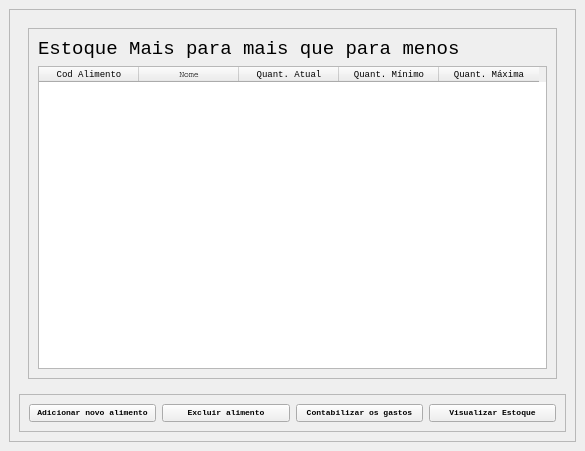
<?xml version="1.0" encoding="UTF-8"?>
<ui version="4.0">
 <class>MainWindow</class>
 <widget class="QMainWindow" name="MainWindow">
  <property name="geometry">
   <rect>
    <x>0</x>
    <y>0</y>
    <width>585</width>
    <height>437</height>
   </rect>
  </property>
  <property name="sizePolicy">
   <sizepolicy hsizetype="Expanding" vsizetype="Expanding">
    <horstretch>0</horstretch>
    <verstretch>0</verstretch>
   </sizepolicy>
  </property>
  <property name="windowTitle">
   <string>MainWindow</string>
  </property>
  <widget class="QWidget" name="centralwidget">
   <property name="sizePolicy">
    <sizepolicy hsizetype="Expanding" vsizetype="Expanding">
     <horstretch>0</horstretch>
     <verstretch>0</verstretch>
    </sizepolicy>
   </property>
   <layout class="QVBoxLayout" name="verticalLayout_2">
    <item>
     <widget class="QFrame" name="frame">
      <property name="sizePolicy">
       <sizepolicy hsizetype="Expanding" vsizetype="Expanding">
        <horstretch>0</horstretch>
        <verstretch>0</verstretch>
       </sizepolicy>
      </property>
      <property name="frameShape">
       <enum>QFrame::StyledPanel</enum>
      </property>
      <property name="frameShadow">
       <enum>QFrame::Raised</enum>
      </property>
      <layout class="QVBoxLayout" name="verticalLayout">
       <item>
        <widget class="QStackedWidget" name="stackedWidget">
         <property name="sizePolicy">
          <sizepolicy hsizetype="Expanding" vsizetype="Expanding">
           <horstretch>0</horstretch>
           <verstretch>0</verstretch>
          </sizepolicy>
         </property>
         <property name="currentIndex">
          <number>0</number>
         </property>
         <widget class="QWidget" name="pag_Estoque">
          <property name="sizePolicy">
           <sizepolicy hsizetype="Expanding" vsizetype="Expanding">
            <horstretch>0</horstretch>
            <verstretch>0</verstretch>
           </sizepolicy>
          </property>
          <layout class="QVBoxLayout" name="verticalLayout_3">
           <item>
            <widget class="QFrame" name="frame_3">
             <property name="frameShape">
              <enum>QFrame::StyledPanel</enum>
             </property>
             <property name="frameShadow">
              <enum>QFrame::Raised</enum>
             </property>
             <layout class="QVBoxLayout" name="verticalLayout_4">
              <item>
               <widget class="QLabel" name="label">
                <property name="font">
                 <font>
                  <family>Courier New</family>
                  <pointsize>14</pointsize>
                 </font>
                </property>
                <property name="text">
                 <string>Estoque Mais para mais que para menos</string>
                </property>
               </widget>
              </item>
              <item>
               <widget class="QTableWidget" name="tab_estoque">
                <column>
                 <property name="text">
                  <string>Cod Alimento</string>
                 </property>
                 <property name="font">
                  <font>
                   <family>Courier New</family>
                   <pointsize>7</pointsize>
                  </font>
                 </property>
                </column>
                <column>
                 <property name="text">
                  <string>Nome</string>
                 </property>
                 <property name="font">
                  <font>
                   <family>Courier</family>
                   <pointsize>6</pointsize>
                  </font>
                 </property>
                </column>
                <column>
                 <property name="text">
                  <string>Quant. Atual</string>
                 </property>
                 <property name="font">
                  <font>
                   <family>Courier New</family>
                   <pointsize>7</pointsize>
                  </font>
                 </property>
                </column>
                <column>
                 <property name="text">
                  <string>Quant. Mínimo</string>
                 </property>
                 <property name="font">
                  <font>
                   <family>Courier New</family>
                   <pointsize>7</pointsize>
                  </font>
                 </property>
                </column>
                <column>
                 <property name="text">
                  <string>Quant. Máxima</string>
                 </property>
                 <property name="font">
                  <font>
                   <family>Courier New</family>
                   <pointsize>7</pointsize>
                  </font>
                 </property>
                </column>
               </widget>
              </item>
             </layout>
            </widget>
           </item>
          </layout>
         </widget>
         <widget class="QWidget" name="pag_addAlim">
          <property name="sizePolicy">
           <sizepolicy hsizetype="Expanding" vsizetype="Expanding">
            <horstretch>0</horstretch>
            <verstretch>0</verstretch>
           </sizepolicy>
          </property>
          <layout class="QVBoxLayout" name="verticalLayout_5">
           <item>
            <widget class="QFrame" name="frame_4">
             <property name="frameShape">
              <enum>QFrame::StyledPanel</enum>
             </property>
             <property name="frameShadow">
              <enum>QFrame::Raised</enum>
             </property>
             <layout class="QVBoxLayout" name="verticalLayout_6">
              <item>
               <widget class="QFrame" name="frame_5">
                <property name="frameShape">
                 <enum>QFrame::StyledPanel</enum>
                </property>
                <property name="frameShadow">
                 <enum>QFrame::Raised</enum>
                </property>
                <layout class="QVBoxLayout" name="verticalLayout_8">
                 <item>
                  <widget class="QLabel" name="label_2">
                   <property name="font">
                    <font>
                     <family>Courier New</family>
                     <pointsize>15</pointsize>
                    </font>
                   </property>
                   <property name="text">
                    <string>Adicione o novo alimento</string>
                   </property>
                  </widget>
                 </item>
                 <item>
                  <widget class="QFrame" name="frame_6">
                   <property name="frameShape">
                    <enum>QFrame::StyledPanel</enum>
                   </property>
                   <property name="frameShadow">
                    <enum>QFrame::Raised</enum>
                   </property>
                   <layout class="QVBoxLayout" name="verticalLayout_7">
                    <item>
                     <widget class="QLabel" name="label_3">
                      <property name="font">
                       <font>
                        <family>Courier New</family>
                       </font>
                      </property>
                      <property name="text">
                       <string>Código do alimento</string>
                      </property>
                     </widget>
                    </item>
                    <item>
                     <widget class="QLineEdit" name="ent_codAlim"/>
                    </item>
                    <item>
                     <widget class="QLabel" name="label_4">
                      <property name="font">
                       <font>
                        <family>Courier New</family>
                       </font>
                      </property>
                      <property name="text">
                       <string>Nome do alimento</string>
                      </property>
                     </widget>
                    </item>
                    <item>
                     <widget class="QLineEdit" name="ent_nomeAlim"/>
                    </item>
                    <item>
                     <widget class="QLabel" name="label_5">
                      <property name="font">
                       <font>
                        <family>Courier New</family>
                       </font>
                      </property>
                      <property name="text">
                       <string>Quantidade Atual no Estoque</string>
                      </property>
                     </widget>
                    </item>
                    <item>
                     <widget class="QLineEdit" name="ent_qAtual"/>
                    </item>
                    <item>
                     <widget class="QLabel" name="label_6">
                      <property name="font">
                       <font>
                        <family>Courier New</family>
                       </font>
                      </property>
                      <property name="text">
                       <string>Quantidade Mínima</string>
                      </property>
                     </widget>
                    </item>
                    <item>
                     <widget class="QLineEdit" name="ent_qMin"/>
                    </item>
                    <item>
                     <widget class="QLabel" name="label_7">
                      <property name="font">
                       <font>
                        <family>Courier New</family>
                       </font>
                      </property>
                      <property name="text">
                       <string>Quantidade Máxima</string>
                      </property>
                     </widget>
                    </item>
                    <item>
                     <widget class="QLineEdit" name="ent_qMax"/>
                    </item>
                    <item>
                     <widget class="QPushButton" name="btn_adicionaAlim">
                      <property name="font">
                       <font>
                        <family>Courier New</family>
                        <weight>75</weight>
                        <bold>true</bold>
                       </font>
                      </property>
                      <property name="text">
                       <string>Adicionar</string>
                      </property>
                     </widget>
                    </item>
                   </layout>
                  </widget>
                 </item>
                </layout>
               </widget>
              </item>
             </layout>
            </widget>
           </item>
          </layout>
         </widget>
         <widget class="QWidget" name="pag_contabilizando">
          <property name="sizePolicy">
           <sizepolicy hsizetype="Expanding" vsizetype="Expanding">
            <horstretch>0</horstretch>
            <verstretch>0</verstretch>
           </sizepolicy>
          </property>
          <layout class="QVBoxLayout" name="verticalLayout_9">
           <item>
            <widget class="QFrame" name="frame_7">
             <property name="frameShape">
              <enum>QFrame::StyledPanel</enum>
             </property>
             <property name="frameShadow">
              <enum>QFrame::Raised</enum>
             </property>
             <layout class="QVBoxLayout" name="verticalLayout_11">
              <item>
               <widget class="QFrame" name="frame_9">
                <property name="frameShape">
                 <enum>QFrame::StyledPanel</enum>
                </property>
                <property name="frameShadow">
                 <enum>QFrame::Raised</enum>
                </property>
                <layout class="QVBoxLayout" name="verticalLayout_12">
                 <item>
                  <widget class="QFrame" name="frame_8">
                   <property name="frameShape">
                    <enum>QFrame::StyledPanel</enum>
                   </property>
                   <property name="frameShadow">
                    <enum>QFrame::Raised</enum>
                   </property>
                   <layout class="QVBoxLayout" name="verticalLayout_13">
                    <item>
                     <widget class="QLabel" name="label_8">
                      <property name="font">
                       <font>
                        <family>Courier New</family>
                        <pointsize>13</pointsize>
                       </font>
                      </property>
                      <property name="text">
                       <string>Contabilizando gastos no Estoque</string>
                      </property>
                     </widget>
                    </item>
                    <item>
                     <widget class="QFrame" name="frame_10">
                      <property name="sizePolicy">
                       <sizepolicy hsizetype="Preferred" vsizetype="Preferred">
                        <horstretch>0</horstretch>
                        <verstretch>0</verstretch>
                       </sizepolicy>
                      </property>
                      <property name="frameShape">
                       <enum>QFrame::StyledPanel</enum>
                      </property>
                      <property name="frameShadow">
                       <enum>QFrame::Raised</enum>
                      </property>
                      <layout class="QVBoxLayout" name="verticalLayout_10">
                       <item>
                        <widget class="QLabel" name="label_9">
                         <property name="font">
                          <font>
                           <family>Courier New</family>
                          </font>
                         </property>
                         <property name="text">
                          <string>Prato vendido</string>
                         </property>
                        </widget>
                       </item>
                       <item>
                        <widget class="QLineEdit" name="ent_prato"/>
                       </item>
                       <item>
                        <widget class="QLabel" name="label_10">
                         <property name="font">
                          <font>
                           <family>Courier New</family>
                          </font>
                         </property>
                         <property name="text">
                          <string>Quantidade de pratos</string>
                         </property>
                        </widget>
                       </item>
                       <item>
                        <widget class="QLineEdit" name="ent_qPratos"/>
                       </item>
                       <item>
                        <widget class="QPushButton" name="btn_contabilizar">
                         <property name="font">
                          <font>
                           <family>Courier New</family>
                           <weight>75</weight>
                           <bold>true</bold>
                          </font>
                         </property>
                         <property name="text">
                          <string>Contabilizar</string>
                         </property>
                        </widget>
                       </item>
                      </layout>
                     </widget>
                    </item>
                   </layout>
                  </widget>
                 </item>
                </layout>
               </widget>
              </item>
             </layout>
            </widget>
           </item>
          </layout>
         </widget>
         <widget class="QWidget" name="pag_excluirAlim">
          <property name="sizePolicy">
           <sizepolicy hsizetype="Expanding" vsizetype="Expanding">
            <horstretch>0</horstretch>
            <verstretch>0</verstretch>
           </sizepolicy>
          </property>
          <layout class="QVBoxLayout" name="verticalLayout_14">
           <item>
            <widget class="QFrame" name="frame_11">
             <property name="frameShape">
              <enum>QFrame::StyledPanel</enum>
             </property>
             <property name="frameShadow">
              <enum>QFrame::Raised</enum>
             </property>
             <layout class="QVBoxLayout" name="verticalLayout_15">
              <item>
               <widget class="QFrame" name="frame_12">
                <property name="frameShape">
                 <enum>QFrame::StyledPanel</enum>
                </property>
                <property name="frameShadow">
                 <enum>QFrame::Raised</enum>
                </property>
                <layout class="QVBoxLayout" name="verticalLayout_16">
                 <item>
                  <widget class="QLabel" name="label_11">
                   <property name="font">
                    <font>
                     <family>Courier New</family>
                     <pointsize>12</pointsize>
                    </font>
                   </property>
                   <property name="text">
                    <string>Excluir alimento do Estoque</string>
                   </property>
                  </widget>
                 </item>
                </layout>
               </widget>
              </item>
              <item>
               <widget class="QFrame" name="frame_13">
                <property name="frameShape">
                 <enum>QFrame::StyledPanel</enum>
                </property>
                <property name="frameShadow">
                 <enum>QFrame::Raised</enum>
                </property>
                <layout class="QVBoxLayout" name="verticalLayout_17">
                 <item>
                  <widget class="QLabel" name="label_12">
                   <property name="font">
                    <font>
                     <family>Courier New</family>
                    </font>
                   </property>
                   <property name="text">
                    <string>Código do alimento</string>
                   </property>
                  </widget>
                 </item>
                 <item>
                  <widget class="QLineEdit" name="exc_codAlim"/>
                 </item>
                 <item>
                  <widget class="QLabel" name="label_13">
                   <property name="font">
                    <font>
                     <family>Courier New</family>
                    </font>
                   </property>
                   <property name="text">
                    <string>Nome</string>
                   </property>
                  </widget>
                 </item>
                 <item>
                  <widget class="QLineEdit" name="exc_nomeAlim"/>
                 </item>
                 <item>
                  <widget class="QPushButton" name="btn_excluir">
                   <property name="font">
                    <font>
                     <family>Courier New</family>
                     <weight>75</weight>
                     <bold>true</bold>
                    </font>
                   </property>
                   <property name="text">
                    <string>Excluir</string>
                   </property>
                  </widget>
                 </item>
                </layout>
               </widget>
              </item>
             </layout>
            </widget>
           </item>
          </layout>
         </widget>
        </widget>
       </item>
       <item>
        <widget class="QFrame" name="frame_2">
         <property name="sizePolicy">
          <sizepolicy hsizetype="Expanding" vsizetype="Expanding">
           <horstretch>0</horstretch>
           <verstretch>0</verstretch>
          </sizepolicy>
         </property>
         <property name="frameShape">
          <enum>QFrame::StyledPanel</enum>
         </property>
         <property name="frameShadow">
          <enum>QFrame::Raised</enum>
         </property>
         <layout class="QHBoxLayout" name="horizontalLayout">
          <item>
           <widget class="QPushButton" name="btn_addAlim">
            <property name="font">
             <font>
              <family>Courier New</family>
              <pointsize>6</pointsize>
              <weight>75</weight>
              <bold>true</bold>
             </font>
            </property>
            <property name="text">
             <string>Adicionar novo alimento</string>
            </property>
           </widget>
          </item>
          <item>
           <widget class="QPushButton" name="btn_ExcluirAlim">
            <property name="font">
             <font>
              <family>Courier New</family>
              <pointsize>6</pointsize>
              <weight>75</weight>
              <italic>false</italic>
              <bold>true</bold>
             </font>
            </property>
            <property name="text">
             <string>Excluir alimento</string>
            </property>
           </widget>
          </item>
          <item>
           <widget class="QPushButton" name="btn_contGastos">
            <property name="font">
             <font>
              <family>Courier New</family>
              <pointsize>6</pointsize>
              <weight>75</weight>
              <bold>true</bold>
             </font>
            </property>
            <property name="text">
             <string>Contabilizar os gastos</string>
            </property>
           </widget>
          </item>
          <item>
           <widget class="QPushButton" name="btn_visualizar">
            <property name="font">
             <font>
              <family>Courier New</family>
              <pointsize>6</pointsize>
              <weight>75</weight>
              <bold>true</bold>
             </font>
            </property>
            <property name="text">
             <string>Visualizar Estoque</string>
            </property>
           </widget>
          </item>
         </layout>
        </widget>
       </item>
      </layout>
     </widget>
    </item>
   </layout>
  </widget>
 </widget>
 <resources/>
 <connections/>
</ui>
